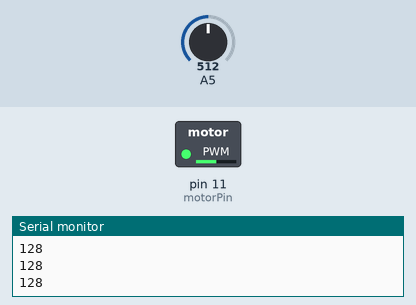
Recording of a sketch running on a simulated Arduino Uno, built with avr-gcc and run on an emulated ATmega328P. On the bench: switched loads named in the sketch (green lamp = pin HIGH), the last lines printed to the serial monitor. The test bench sets the inputs (shaded band); at power-on: A5 = 512.

Above: at 1.2 s.
1.3 s: A5 set to 716
At 2.5 s:
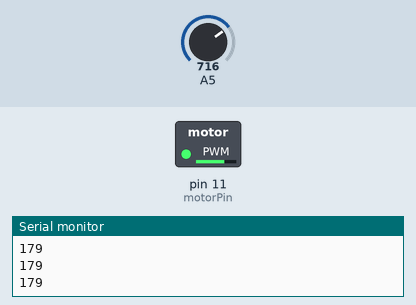
2.8 s: A5 set to 900
At 3.8 s:
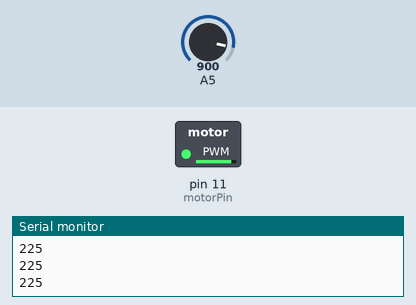
4.3 s: A5 set to 122
At 4.9 s:
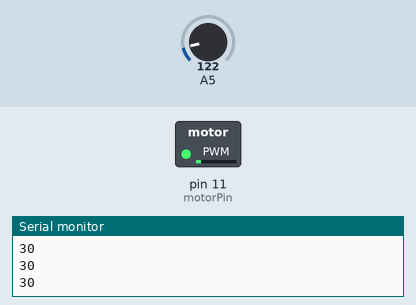
5.8 s: A5 set to 0
At 7.2 s:
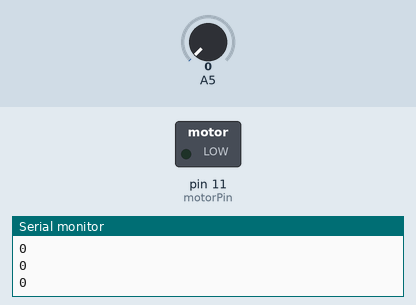
Timing chart, 0 to 8.3 s (numbered marks = the images above; inputs shaded):
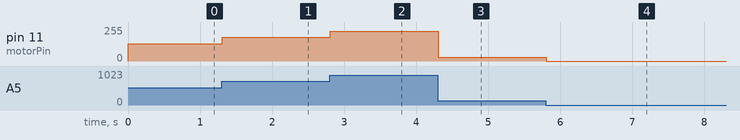

The sketch:

motor.ino
```cpp
int motorPin = 11;

void setup() {
  Serial.begin(9600);
  pinMode(motorPin, OUTPUT);
}

void loop() {
  int nob = analogRead(A5) / 4;
  Serial.println(nob);
  analogWrite(motorPin, nob);
}
```

Measured:
- after the input at 1.3 s, pin 11 (motorPin): 128/255 → 179/255 at once
- after the input at 2.8 s, pin 11 (motorPin): 179/255 → 225/255 at once
- after the input at 4.3 s, pin 11 (motorPin): 225/255 → 30/255 at once
- after the input at 5.8 s, pin 11 (motorPin): 30/255 → 0/255 at once
